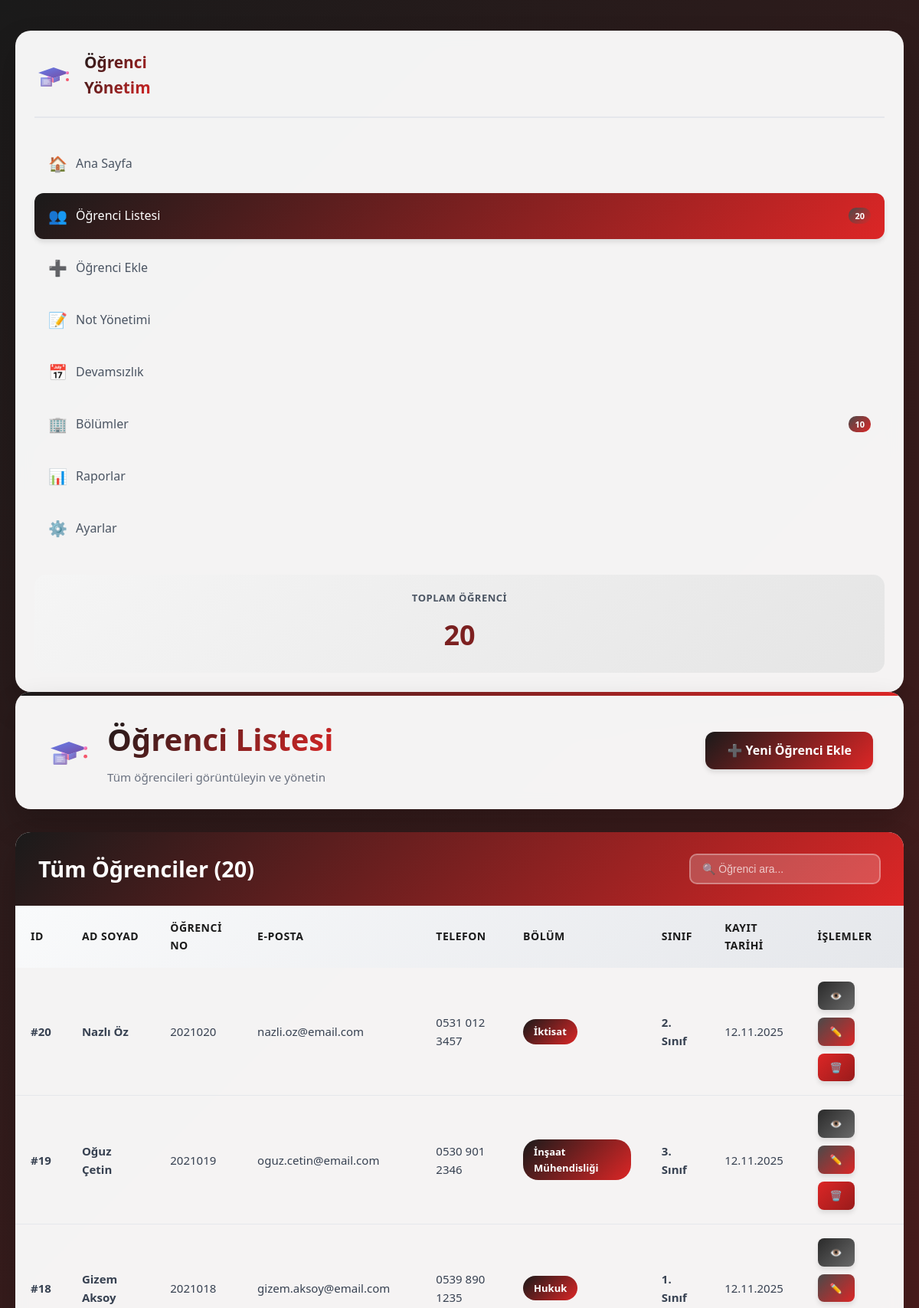
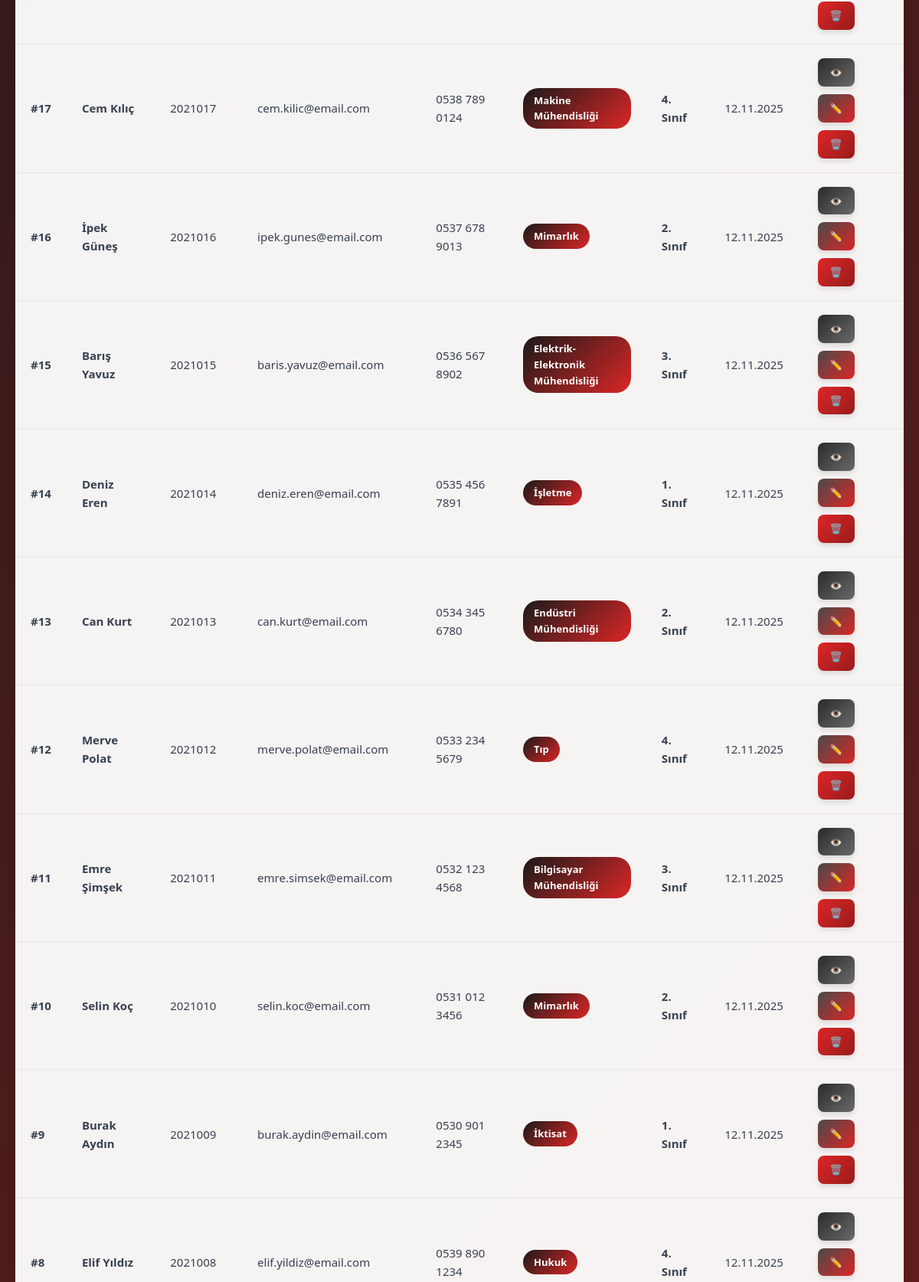
Page /students.php (upper part) on the committed database (2 pictures, top to bottom).
### tables this page shows
CREATE TABLE IF NOT EXISTS ogrenciler (
    id INT(11) AUTO_INCREMENT PRIMARY KEY,
    ad VARCHAR(100) NOT NULL,
    soyad VARCHAR(100) NOT NULL,
    ogrenci_no VARCHAR(20) NOT NULL UNIQUE,
    email VARCHAR(150) NOT NULL,
    telefon VARCHAR(20),
    cinsiyet ENUM('Erkek', 'Kadın', 'Belirtmek İstemiyorum') DEFAULT 'Belirtmek İstemiyorum',
    dogum_tarihi DATE,
    bolum VARCHAR(100) NOT NULL,
    sinif INT(1) NOT NULL,
    not_ortalamasi DECIMAL(4,2) DEFAULT 0.00,
    adres TEXT,
    il VARCHAR(50),
    veli_adi VARCHAR(150),
    veli_telefonu VARCHAR(20),
    durum ENUM('Aktif', 'Mezun', 'Kayıt Dondurdu', 'Ayrıldı') DEFAULT 'Aktif',
    profil_resmi VARCHAR(255) DEFAULT 'default-avatar.png',
    kayit_tarihi TIMESTAMP DEFAULT CURRENT_TIMESTAMP,
    guncelleme_tarihi TIMESTAMP DEFAULT CURRENT_TIMESTAMP ON UPDATE CURRENT_TIMESTAMP
);

### students.php (the view, shortened to what this page needs)
<?php
require_once 'config.php';
$sql = "SELECT * FROM ogrenciler ORDER BY id DESC";
$result = $conn->query($sql);
$stats_sql = "SELECT
    COUNT(*) as toplam_ogrenci,
    COUNT(DISTINCT bolum) as toplam_bolum
FROM ogrenciler";
$stats_result = $conn->query($stats_sql);
$stats = $stats_result->fetch_assoc();
?>
<!DOCTYPE html>
<html lang="tr">
<head>
    <link rel="stylesheet" href="style.css">
</head>
<body>
    <div class="main-layout">
        <aside class="sidebar">
            <div class="sidebar-logo">
                <img src="logo.svg" alt="Logo">
                <h3>Öğrenci<br>Yönetim</h3>
            </div>
            <nav>
                <ul class="nav-menu">
                    <li class="nav-item">
                        <a href="index.php" class="nav-link">
                            <span class="nav-icon">🏠</span>
                            <span>Ana Sayfa</span>
                        </a>
                    </li>
                    <li class="nav-item">
                        <a href="students.php" class="nav-link active">
                            <span class="nav-icon">👥</span>
                            <span>Öğrenci Listesi</span>
                            <span class="nav-badge"><?php echo $stats['toplam_ogrenci'] ?? 0; ?></span>
                        </a>
                    </li>
                    <li class="nav-item">
                        <a href="add.php" class="nav-link">
                            <span class="nav-icon">➕</span>
                            <span>Öğrenci Ekle</span>
                        </a>
                    </li>
                    <li class="nav-item">
                        <a href="grades.php" class="nav-link">
                            <span class="nav-icon">📝</span>
                            <span>Not Yönetimi</span>
                        </a>
                    </li>
                    <li class="nav-item">
                        <a href="attendance.php" class="nav-link">
                            <span class="nav-icon">📅</span>
                            <span>Devamsızlık</span>
                        </a>
                    </li>
                    <li class="nav-item">
                        <a href="departments.php" class="nav-link">
                            <span class="nav-icon">🏢</span>
                            <span>Bölümler</span>
                            <span class="nav-badge"><?php echo $stats['toplam_bolum'] ?? 0; ?></span>
                        </a>
                    </li>
                    <li class="nav-item">
                        <a href="reports.php" class="nav-link">
                            <span class="nav-icon">📊</span>
                            <span>Raporlar</span>
                        </a>
                    </li>
                    <li class="nav-item">
                        <a href="settings.php" class="nav-link">
                            <span class="nav-icon">⚙️</span>
                            <span>Ayarlar</span>
                        </a>
                    </li>
                </ul>
            </nav>
            <div class="sidebar-stats">
                <h4>Toplam Öğrenci</h4>
                <div class="big-number"><?php echo $stats['toplam_ogrenci'] ?? 0; ?></div>
            </div>
        </aside>
        <div class="content-area">
            <div class="header">
                <div class="header-left">
                    <img src="logo.svg" alt="Logo" class="header-logo">
                    <div>
                        <h1>Öğrenci Listesi</h1>
                        <p class="header-subtitle">Tüm öğrencileri görüntüleyin ve yönetin</p>
                    </div>
                </div>
                <div class="header-actions">
                    <a href="add.php" class="btn btn-primary">
                        ➕ Yeni Öğrenci Ekle
                    </a>
                </div>
            </div>
            <div class="table-container">
                <div class="table-header">
                    <h2>Tüm Öğrenciler (<?php echo $result->num_rows; ?>)</h2>
                    <div class="search-box">
                        <input type="text" id="searchInput" placeholder="🔍 Öğrenci ara..." onkeyup="searchTable()">
                    </div>
                </div>
                <div class="table-wrapper">
                    <?php if ($result->num_rows > 0): ?>
                        <table id="studentTable">
                            <thead>
                                <tr>
                                    <th>ID</th>
                                    <th>Ad Soyad</th>
                                    <th>Öğrenci No</th>
                                    <th>E-posta</th>
                                    <th>Telefon</th>
                                    <th>Bölüm</th>
                                    <th>Sınıf</th>
                                    <th>Kayıt Tarihi</th>
                                    <th>İşlemler</th>
                                </tr>
                            </thead>
                            <tbody>
                                <?php while($row = $result->fetch_assoc()): ?>
                                    <tr>
                                        <td><strong>#<?php echo $row['id']; ?></strong></td>
                                        <td>
                                            <strong><?php echo htmlspecialchars($row['ad'] . ' ' . $row['soyad']); ?></strong>
                                        </td>
                                        <td><?php echo htmlspecialchars($row['ogrenci_no']); ?></td>
                                        <td><?php echo htmlspecialchars($row['email']); ?></td>
                                        <td><?php echo htmlspecialchars($row['telefon']); ?></td>
                                        <td>
                                            <span class="badge badge-primary">
                                                <?php echo htmlspecialchars($row['bolum']); ?>
                                            </span>
                                        </td>
                                        <td><strong><?php echo $row['sinif']; ?>. Sınıf</strong></td>
                                        <td><?php echo date('d.m.Y', strtotime($row['kayit_tarihi'])); ?></td>
                                        <td>
                                            <div class="actions">
                                                <a href="profile.php?id=<?php echo $row['id']; ?>" class="btn btn-info btn-sm">
                                                    👁️
                                                </a>
                                                <a href="edit.php?id=<?php echo $row['id']; ?>" class="btn btn-warning btn-sm">
                                                    ✏️
                                                </a>
                                                <a href="delete.php?id=<?php echo $row['id']; ?>"
                                                   class="btn btn-danger btn-sm"
                                                   onclick="return confirm('Bu öğrenciyi silmek istediğinizden emin misiniz?\n\nÖğrenci: <?php echo htmlspecialchars($row['ad'] . ' ' . $row['soyad']); ?>\nÖğrenci No: <?php echo htmlspecialchars($row['ogrenci_no']); ?>');">
                                                    🗑️
                                                </a>
                                            </div>
                                        </td>
                                    </tr>
                                <?php endwhile; ?>
                            </tbody>
                        </table>
                    <?php endif; ?>
                </div>
            </div>
        </div>
    </div>
</body>
</html>

### rows in the picture
ogrenciler: id "20", ad+soyad "Nazlı Öz", ogrenci_no "2021020", email "nazli.oz@email.com", telefon "0531 012 3457", bolum "İktisat", sinif "2", kayit_tarihi "12.11.2025"
ogrenciler: id "19", ad+soyad "Oğuz Çetin", ogrenci_no "2021019", email "oguz.cetin@email.com", telefon "0530 901 2346", bolum "İnşaat Mühendisliği", sinif "3", kayit_tarihi "12.11.2025"
ogrenciler: id "18", ad+soyad "Gizem Aksoy", ogrenci_no "2021018", email "gizem.aksoy@email.com", telefon "0539 890 1235", bolum "Hukuk", sinif "1", kayit_tarihi "12.11.2025"
ogrenciler: id "17", ad+soyad "Cem Kılıç", ogrenci_no "2021017", email "cem.kilic@email.com", telefon "0538 789 0124", bolum "Makine Mühendisliği", sinif "4", kayit_tarihi "12.11.2025"
ogrenciler: id "16", ad+soyad "İpek Güneş", ogrenci_no "2021016", email "ipek.gunes@email.com", telefon "0537 678 9013", bolum "Mimarlık", sinif "2", kayit_tarihi "12.11.2025"
ogrenciler: id "15", ad+soyad "Barış Yavuz", ogrenci_no "2021015", email "baris.yavuz@email.com", telefon "0536 567 8902", bolum "Elektrik-Elektronik Mühendisliği", sinif "3", kayit_tarihi "12.11.2025"
ogrenciler: id "14", ad+soyad "Deniz Eren", ogrenci_no "2021014", email "deniz.eren@email.com", telefon "0535 456 7891", bolum "İşletme", sinif "1", kayit_tarihi "12.11.2025"
ogrenciler: id "13", ad+soyad "Can Kurt", ogrenci_no "2021013", email "can.kurt@email.com", telefon "0534 345 6780", bolum "Endüstri Mühendisliği", sinif "2", kayit_tarihi "12.11.2025"
ogrenciler: id "12", ad+soyad "Merve Polat", ogrenci_no "2021012", email "merve.polat@email.com", telefon "0533 234 5679", bolum "Tıp", sinif "4", kayit_tarihi "12.11.2025"
ogrenciler: id "11", ad+soyad "Emre Şimşek", ogrenci_no "2021011", email "emre.simsek@email.com", telefon "0532 123 4568", bolum "Bilgisayar Mühendisliği", sinif "3", kayit_tarihi "12.11.2025"
ogrenciler: id "10", ad+soyad "Selin Koç", ogrenci_no "2021010", email "selin.koc@email.com", telefon "0531 012 3456", bolum "Mimarlık", sinif "2", kayit_tarihi "12.11.2025"
ogrenciler: id "9", ad+soyad "Burak Aydın", ogrenci_no "2021009", email "burak.aydin@email.com", telefon "0530 901 2345", bolum "İktisat", sinif "1", kayit_tarihi "12.11.2025"
ogrenciler: id "8", ad+soyad "Elif Yıldız", ogrenci_no "2021008", email "elif.yildiz@email.com", telefon "0539 890 1234", bolum "Hukuk", sinif "4", kayit_tarihi "12.11.2025"

### other values in the picture
$stats['toplam_ogrenci'] "20"
$stats['toplam_bolum'] "10"
$result->num_rows "20"
